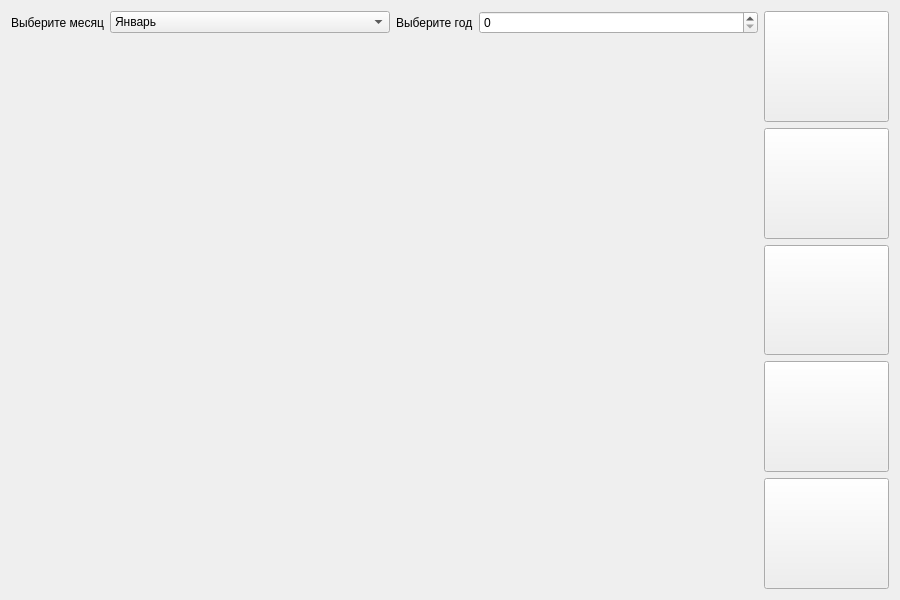
<?xml version="1.0" encoding="UTF-8"?>
<ui version="4.0">
 <class>CalendarWidget</class>
 <widget class="QWidget" name="CalendarWidget">
  <property name="geometry">
   <rect>
    <x>0</x>
    <y>0</y>
    <width>900</width>
    <height>600</height>
   </rect>
  </property>
  <property name="sizePolicy">
   <sizepolicy hsizetype="Expanding" vsizetype="Expanding">
    <horstretch>0</horstretch>
    <verstretch>0</verstretch>
   </sizepolicy>
  </property>
  <property name="windowTitle">
   <string>Form</string>
  </property>
  <layout class="QHBoxLayout" name="horizontalLayout_2" stretch="6,1">
   <item>
    <layout class="QVBoxLayout" name="verticalLayout" stretch="1,10,0">
     <item>
      <layout class="QHBoxLayout" name="horizontalLayout" stretch="0,1,0,1">
       <item>
        <widget class="QLabel" name="label_month">
         <property name="text">
          <string>Выберите месяц</string>
         </property>
        </widget>
       </item>
       <item>
        <widget class="QComboBox" name="comboBoxMonth">
         <item>
          <property name="text">
           <string>Январь</string>
          </property>
         </item>
         <item>
          <property name="text">
           <string>Февраль</string>
          </property>
         </item>
         <item>
          <property name="text">
           <string>Март</string>
          </property>
         </item>
         <item>
          <property name="text">
           <string>Апрель</string>
          </property>
         </item>
         <item>
          <property name="text">
           <string>Май</string>
          </property>
         </item>
         <item>
          <property name="text">
           <string>Июнь</string>
          </property>
         </item>
         <item>
          <property name="text">
           <string>Июль</string>
          </property>
         </item>
         <item>
          <property name="text">
           <string>Август</string>
          </property>
         </item>
         <item>
          <property name="text">
           <string>Сентябрь</string>
          </property>
         </item>
         <item>
          <property name="text">
           <string>Октябрь</string>
          </property>
         </item>
         <item>
          <property name="text">
           <string>Ноябрь</string>
          </property>
         </item>
         <item>
          <property name="text">
           <string>Декабрь</string>
          </property>
         </item>
        </widget>
       </item>
       <item>
        <widget class="QLabel" name="label_year">
         <property name="text">
          <string>Выберите год</string>
         </property>
        </widget>
       </item>
       <item>
        <widget class="QSpinBox" name="spinBoxYear"/>
       </item>
      </layout>
     </item>
     <item>
      <layout class="QGridLayout" name="gridLayoutDays"/>
     </item>
     <item>
      <spacer name="verticalSpacer">
       <property name="orientation">
        <enum>Qt::Orientation::Vertical</enum>
       </property>
       <property name="sizeHint" stdset="0">
        <size>
         <width>20</width>
         <height>40</height>
        </size>
       </property>
      </spacer>
     </item>
    </layout>
   </item>
   <item>
    <layout class="QGridLayout" name="gridLayoutButtons">
     <item row="0" column="0">
      <widget class="QPushButton" name="pushButtonToProfile">
       <property name="sizePolicy">
        <sizepolicy hsizetype="Expanding" vsizetype="Expanding">
         <horstretch>0</horstretch>
         <verstretch>0</verstretch>
        </sizepolicy>
       </property>
       <property name="minimumSize">
        <size>
         <width>100</width>
         <height>100</height>
        </size>
       </property>
       <property name="maximumSize">
        <size>
         <width>16777215</width>
         <height>16777215</height>
        </size>
       </property>
       <property name="toolTip">
        <string>Профиль</string>
       </property>
       <property name="text">
        <string/>
       </property>
       <property name="icon">
        <iconset theme="QIcon::ThemeIcon::AddressBookNew"/>
       </property>
       <property name="iconSize">
        <size>
         <width>36</width>
         <height>36</height>
        </size>
       </property>
      </widget>
     </item>
     <item row="3" column="0">
      <widget class="QPushButton" name="pushButtonSaveInFile">
       <property name="sizePolicy">
        <sizepolicy hsizetype="Expanding" vsizetype="Expanding">
         <horstretch>0</horstretch>
         <verstretch>0</verstretch>
        </sizepolicy>
       </property>
       <property name="minimumSize">
        <size>
         <width>100</width>
         <height>100</height>
        </size>
       </property>
       <property name="maximumSize">
        <size>
         <width>16777215</width>
         <height>16777215</height>
        </size>
       </property>
       <property name="toolTip">
        <string>Сохранить в файл</string>
       </property>
       <property name="text">
        <string/>
       </property>
       <property name="icon">
        <iconset theme="QIcon::ThemeIcon::DocumentSave"/>
       </property>
       <property name="iconSize">
        <size>
         <width>36</width>
         <height>36</height>
        </size>
       </property>
      </widget>
     </item>
     <item row="2" column="0">
      <widget class="QPushButton" name="pushButtonToStat">
       <property name="sizePolicy">
        <sizepolicy hsizetype="Expanding" vsizetype="Expanding">
         <horstretch>0</horstretch>
         <verstretch>0</verstretch>
        </sizepolicy>
       </property>
       <property name="minimumSize">
        <size>
         <width>100</width>
         <height>100</height>
        </size>
       </property>
       <property name="maximumSize">
        <size>
         <width>16777215</width>
         <height>16777215</height>
        </size>
       </property>
       <property name="toolTip">
        <string>Статистика</string>
       </property>
       <property name="text">
        <string/>
       </property>
       <property name="icon">
        <iconset theme="QIcon::ThemeIcon::FormatJustifyLeft"/>
       </property>
       <property name="iconSize">
        <size>
         <width>36</width>
         <height>36</height>
        </size>
       </property>
      </widget>
     </item>
     <item row="1" column="0">
      <widget class="QPushButton" name="pushButtonAddData">
       <property name="sizePolicy">
        <sizepolicy hsizetype="Expanding" vsizetype="Expanding">
         <horstretch>0</horstretch>
         <verstretch>0</verstretch>
        </sizepolicy>
       </property>
       <property name="minimumSize">
        <size>
         <width>100</width>
         <height>100</height>
        </size>
       </property>
       <property name="maximumSize">
        <size>
         <width>16777215</width>
         <height>16777215</height>
        </size>
       </property>
       <property name="toolTip">
        <string>Добавить данные</string>
       </property>
       <property name="text">
        <string/>
       </property>
       <property name="icon">
        <iconset theme="QIcon::ThemeIcon::DocumentOpen"/>
       </property>
       <property name="iconSize">
        <size>
         <width>36</width>
         <height>36</height>
        </size>
       </property>
      </widget>
     </item>
     <item row="4" column="0">
      <widget class="QPushButton" name="pushButtonDeleteData">
       <property name="sizePolicy">
        <sizepolicy hsizetype="Expanding" vsizetype="Expanding">
         <horstretch>0</horstretch>
         <verstretch>0</verstretch>
        </sizepolicy>
       </property>
       <property name="minimumSize">
        <size>
         <width>100</width>
         <height>100</height>
        </size>
       </property>
       <property name="toolTip">
        <string>Удаление данных</string>
       </property>
       <property name="text">
        <string/>
       </property>
       <property name="icon">
        <iconset theme="QIcon::ThemeIcon::EditDelete"/>
       </property>
       <property name="iconSize">
        <size>
         <width>36</width>
         <height>36</height>
        </size>
       </property>
      </widget>
     </item>
    </layout>
   </item>
  </layout>
 </widget>
 <resources/>
 <connections/>
</ui>
